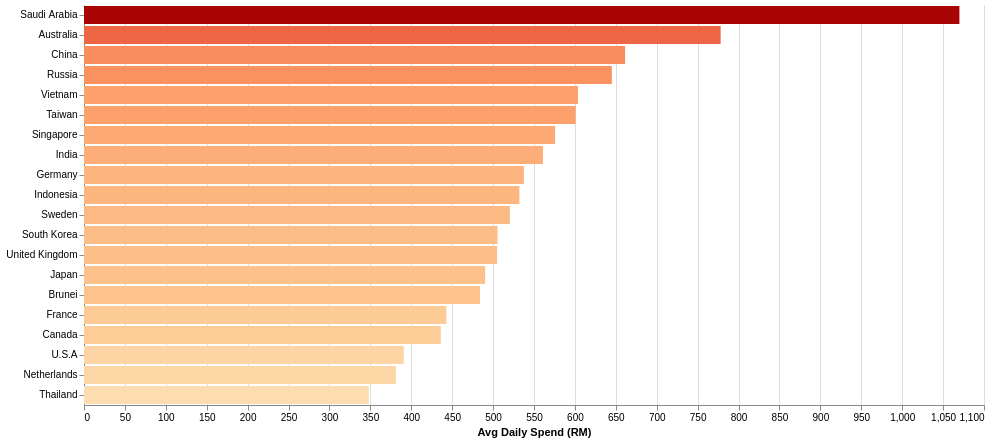

Vega-Lite specification for this chart:
### Vega-Lite specification from a JSON file in a GitHub repository (floating-point values rounded to 4 significant figures)
{"$schema": "https://vega.github.io/schema/vega-lite/v5.json", "width": 900, "height": 400, "data": {"values": [{"year": 2017, "country": "Singapore", "spend": 575.8}, {"year": 2017, "country": "Thailand", "spend": 348.1}, {"year": 2017, "country": "Indonesia", "spend": 532.1}, {"year": 2017, "country": "Brunei", "spend": 484.0}, {"year": 2017, "country": "Vietnam", "spend": 603.7}, {"year": 2017, "country": "China", "spend": 661.4}, {"year": 2017, "country": "Japan", "spend": 490.2}, {"year": 2017, "country": "South Korea", "spend": 505.4}, {"year": 2017, "country": "Taiwan", "spend": 600.9}, {"year": 2017, "country": "India", "spend": 561.0}, {"year": 2017, "country": "Saudi Arabia", "spend": 1070.0}, {"year": 2017, "country": "Canada", "spend": 436.0}, {"year": 2017, "country": "U.S.A", "spend": 390.8}, {"year": 2017, "country": "Australia", "spend": 778.1}, {"year": 2017, "country": "Sweden", "spend": 520.4}, {"year": 2017, "country": "United Kingdom", "spend": 504.9}, {"year": 2017, "country": "Netherlands", "spend": 381.2}, {"year": 2017, "country": "France", "spend": 442.9}, {"year": 2017, "country": "Germany", "spend": 537.7}, {"year": 2017, "country": "Russia", "spend": 645.1}]}, "mark": {"type": "bar"}, "encoding": {"y": {"field": "country", "type": "nominal", "sort": "-x", "axis": {"title": null}}, "x": {"field": "spend", "type": "quantitative", "axis": {"title": "Avg Daily Spend (RM)"}}, "color": {"field": "spend", "type": "quantitative", "scale": {"scheme": "orangered"}, "legend": null}, "tooltip": [{"field": "country", "title": "Country"}, {"field": "spend", "title": "RM/day", "format": ".0f"}]}, "config": {"background": "white", "view": {"stroke": null}}}
